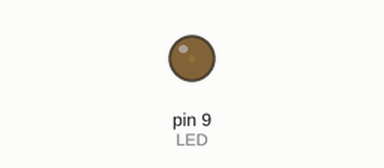
Simulated run of this sketch. Board: Arduino Uno, built with avr-gcc and run on an emulated ATmega328P. Shown: output pins drawn as LEDs (lit = HIGH).

Above: at 0.05 s.
At 2.15 s:
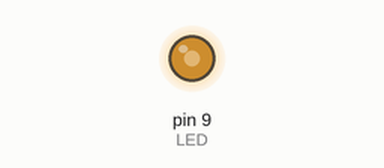
At 3.45 s:
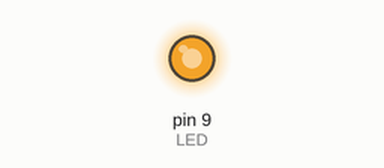
At 6.9 s:
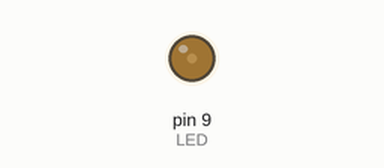
Timing chart, 0 to 11.3 s (numbered marks = the images above):
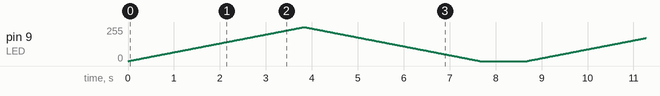

The sketch:

_04_blink_pwm_analog.ino
```cpp
// (licence header left out)
// Inizializiamo le variabili
int LED = 9;

// Settiamo il pin 9 come pin di output
void setup(){
  pinMode(LED, OUTPUT);
}


//creiamo un ciclo
void loop(){

  for(int i = 0; i<255; i++){
    analogWrite(LED, i);    //attivo il pin 9 con un valore di pwm variabile
    delay(15);              //aggiungo un ritardo per vedere l'effetto
  }

  for(int i = 255; i>=0; i--){
    analogWrite(LED, i);    //attivo il pin 9 con un valore di pwm variabile
    delay(15);              //aggiungo un ritardo per vedere l'effetto
  }

  delay(1000);              //aggiungo un ritardo finale per simulare il respiro
}
```
